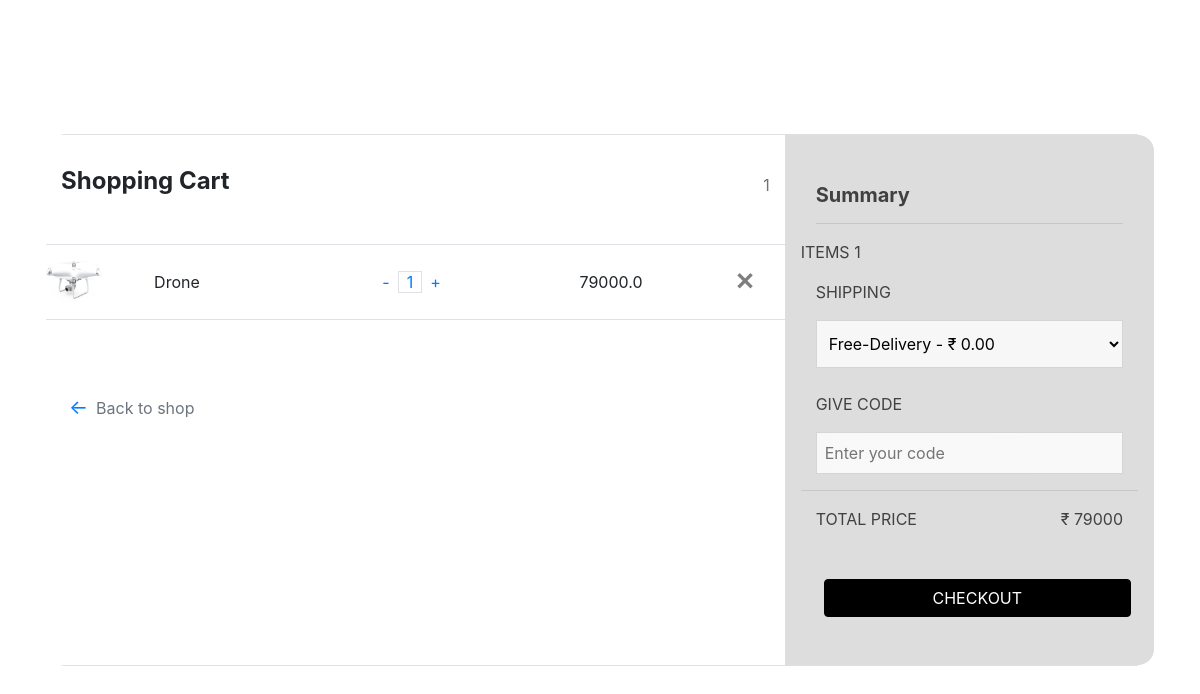
The app's page /cart (signed in) with its own data.
### store/models.py (models this page shows, shortened)
class cart_item(models.Model):
    item=models.ForeignKey(Product,on_delete=models.CASCADE,null=True)
    date=models.DateField(auto_now=True)
    quantity=models.IntegerField(null=True,default=1)
    price=models.FloatField(null=True)
    is_ordered=models.BooleanField(default=False,null=True)

class Product(models.Model):
    product_name = models.CharField(max_length=300);
    product_rate = models.IntegerField();
    product_image = models.ImageField(upload_to='product');

### store/views.py (the view)
# urls.py: path('cart',views.cart,name='cart'),
@login_required(login_url='login')
def cart(request):
    current_user=request.user
    try :
        crt=cart_Model.objects.get(user=current_user)
        cart_items=crt.items.all()
    except :
        crt=cart_Model.objects.create(user=current_user)
        cart_items=crt.items.all()
    sub_total=0
    for s in cart_items:
        sub_total=(s.quantity)*(s.item.product_rate)
    print(sub_total,":::::::::SHH")
    total=0
    for c in cart_items:
        total=total+((c.quantity)*(c.item.product_rate))
    items_count = cart_items.count()
    return render(request,'cart.html',{'cart_items':cart_items,'sub_total':sub_total,'total':total,'items_count':items_count})

### store/templates/cart.html (shortened to what this page needs)
{% load static %}
<!DOCTYPE html>
<html lang="en">
<head>
    <link rel="stylesheet" href="{% static 'css/cart.css' %}">
    <link rel="stylesheet" href="https://stackpath.bootstrapcdn.com/bootstrap/4.3.1/css/bootstrap.min.css">
    <link rel="stylesheet" href="https://stackpath.bootstrapcdn.com/bootstrap/4.3.1/js/bootstrap.bundle.min.js">
    <link rel="stylesheet" href="https://cdnjs.cloudflare.com/ajax/libs/font-awesome/4.7.0/css/font-awesome.min.css">
</head>
<body>
    <div class="card">
        <div class="row">
            <div class="col-md-8 cart">
                <div class="title">
                    <div class="row">
                        <div class="col"><h4><b>Shopping Cart</b></h4></div>
                        <div class="col align-self-center text-right text-muted">{{ items_count }}</div>
                    </div>
                </div>
                <div class="row border-top border-bottom items">
					{% for c in cart_items %}
                    <div class="row main align-items-center itemss">
                        <div class="col-2"><img class="img-fluid" src="{{ c.item.product_image.url }}"></div>
                        <div class="col">
                            <div class="row">{{ c.item.product_name }}</div>
                        </div>
                        <div class="col">
                            <a href="{% url "decreaseItem" c.id %}" class="cart_btn">-</a><a href="#" class="border">{{ c.quantity }}</a><a href="{% url "increaseItem" c.id %}" class="cart_btn">+</a>
                        </div>
                        <div class="col amt-close">{{ c.price }} <a href="{% url "removeCartItem" c.id %} "><span class="close"  >&#10005;</span></a></div>
                    </div>
                    {% endfor %}
                </div>
                <div class="back-to-shop"><a href="{% url 'index' %}" class="back-to-shop-arrow">&leftarrow;</a><span class="text-muted">Back to shop</span></div>
            </div>
            <div class="col-md-4 summary">
                <div class="summery-div">
                    <div><h5><b>Summary</b></h5></div>
                    <hr>
                    <div class="row">
                        <div class="col" style="padding-left:0;"> ITEMS {{ items_count }}</div>
                    </div>
                    <form>
                        <p>SHIPPING</p>
                        <select><option class="text-muted">Free-Delivery - ₹ 0.00</option>
                            </select>
                        <br><br>
                        <p>GIVE CODE</p>
                        <input id="code" placeholder="Enter your code">
                    </form>
                    <div class="row" style="border-top: 1px solid rgba(0,0,0,.1); padding: 2vh 0;">
                        <div class="col">TOTAL PRICE</div>
                        <div class="col text-right">₹ {{ total }}</div>
                    </div>
                    {% if cart_items.count > 0 %}
                        <a href="{% url 'CheckOut' %}"><button class="btn">CHECKOUT</button></a>
                    {% else %}
                        <p class="CheckOut_error">Your cart is empty. Add items to your cart before checking out.</p>
                    {% endif %}
                </div>
            </div>
        </div>
    </div>
</body>
</html>

### static/css/cart.css (style rules this page uses)
body { background: #ddd; min-height: 100vh; vertical-align: middle; display: flex; font-family: sans-serif; font-size: 0.8rem; font-weight: bold; }
.title { margin-bottom: 5vh; }
.close { cursor: pointer; }
.cart_btn { text-decoration: none; }
.card { margin: auto; width: 90%; border-radius: 1rem; border: transparent; }
.cart { background-color: #fff; padding: 4vh 5vh; border-bottom-left-radius: 1rem; border-top-left-radius: 1rem; }
.summary { background-color: #ddd; border-top-right-radius: 1rem; border-bottom-right-radius: 1rem; padding: 4vh; color: rgb(65, 65, 65); padding-left: 5vw; padding-right: 5vw; }
.summery-div { padding: 1rem; }
.row { margin: 0; }
.title b { font-size: 1.5rem; }
.main { margin: 0; padding: 2vh 0; width: 100%; }
.col-2, .col { padding: 0 1vh; }
a { padding: 0 1vh; }
.close { margin-left: auto; font-size: 0.7rem; }
img { width: 3.5rem; }
.back-to-shop { margin-top: 4.5rem; }
h5 { margin-top: 4vh; }
hr { margin-top: 1.25rem; }
form { padding: 2vh 0; }
select { border: 1px solid rgba(0, 0, 0, 0.137); padding: 1.5vh 1vh; margin-bottom: 4vh; outline: none; width: 100%; background-color: rgb(247, 247, 247); }
input { border: 1px solid rgba(0, 0, 0, 0.137); padding: 1vh; margin-bottom: 4vh; outline: none; width: 100%; background-color: rgb(247, 247, 247); }
.btn { background-color: #000 !important; border-color: #000 !important; color: white !important; width: 100%; font-size: 0.7rem; margin-top: 4vh; padding: 1vh; border-radius: 0; }
a { color: black; }
#code { background-image: linear-gradient(to left, rgba(255, 255, 255, 0.253) , rgba(255, 255, 255, 0.185)), url("https://img.icons8.com/small/16/000000/long-arrow-right.png"); background-repeat: no-repeat; background-position-x: 95%; background-position-y: center; }
.back-to-shop-arrow { text-decoration: none !important; font-size: 20px; }

### records on screen
cart_item: item.product_image (picture), item.product_name "Drone", quantity "1", price "79000.0"

### other values on screen
{{ items_count }} "1"
{{ total }} "79000"
